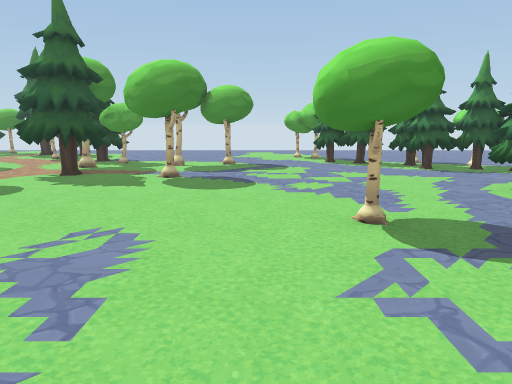
View 1 (above)

19 first-person views from a walk through a scene from a Unity 3-D project. The camera is 1.3 m above the floor, tilts 10° down and sees 70° across. The floor is counted in squares, 1 m on a side. Each view is taken from the middle of a square. On the plan, view 1 faces up. The plan holds only what a view shows up to about 15 squares ahead; the rest is blank. The place goes on beyond the plan. The player character is not drawn.

View 2
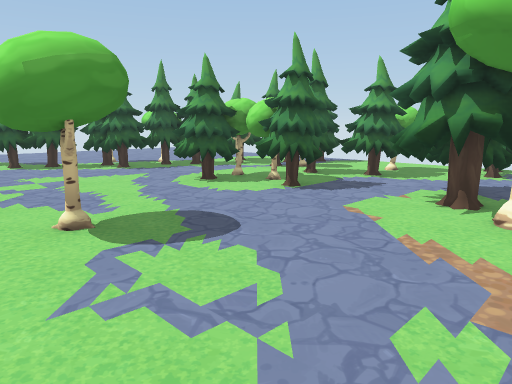

View 3
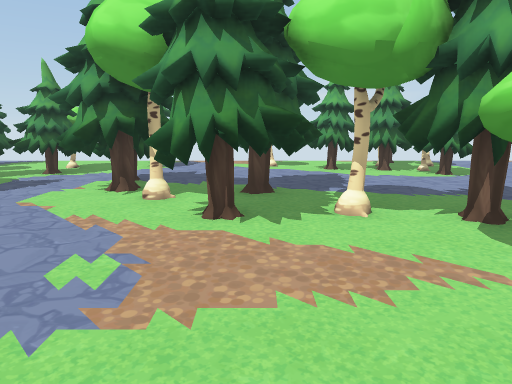

View 4
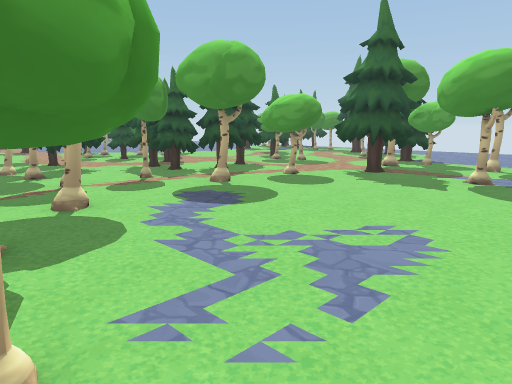

View 5
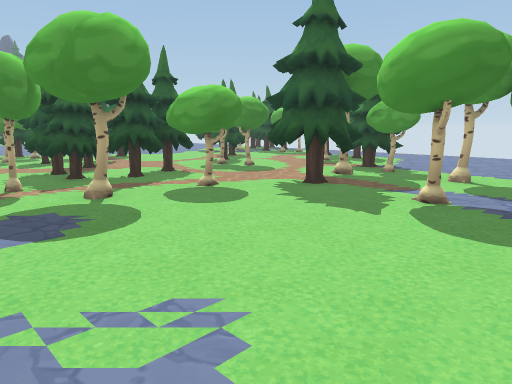

View 6
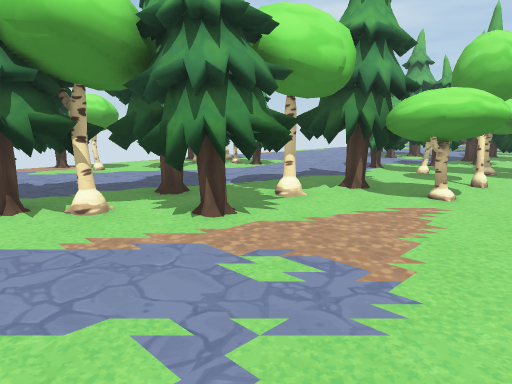

View 7
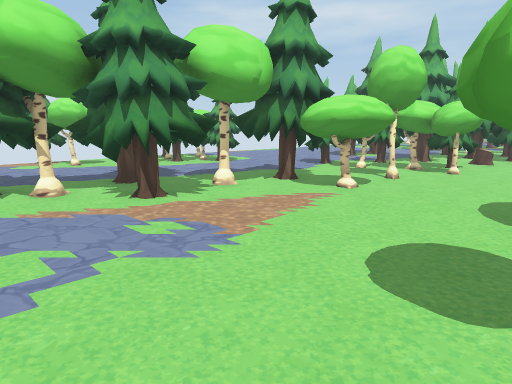

View 8
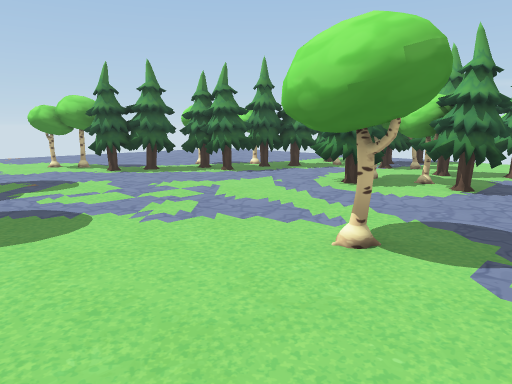

View 9
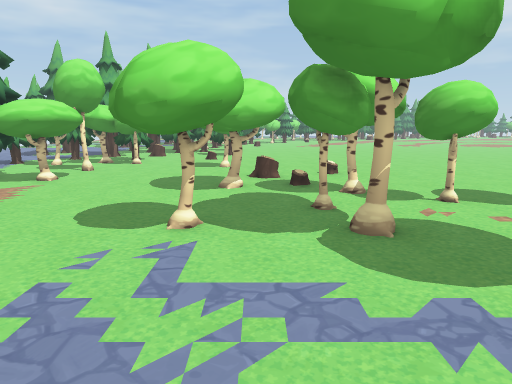

View 10
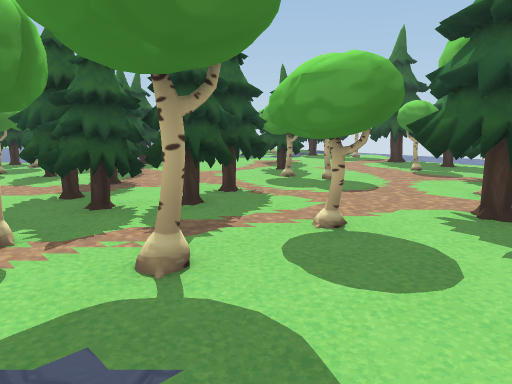

View 11
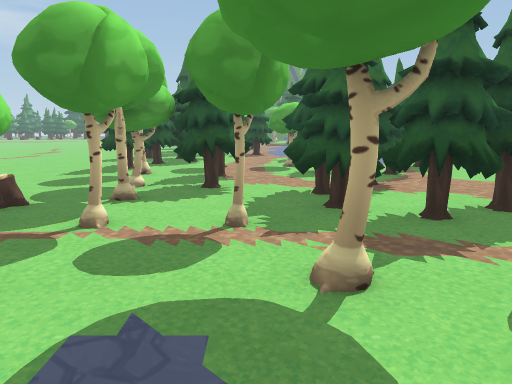

View 12
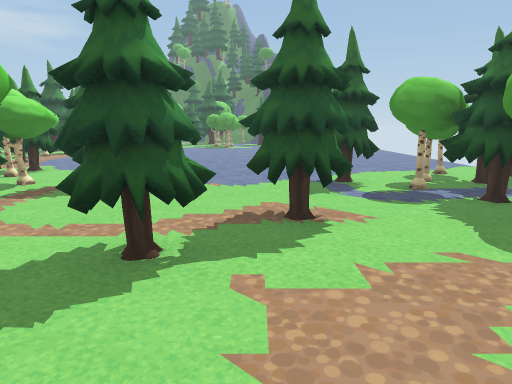

View 13
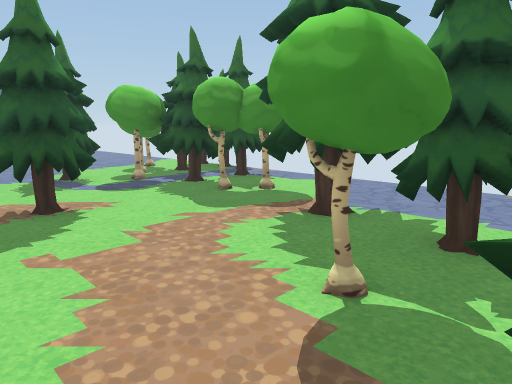

View 14
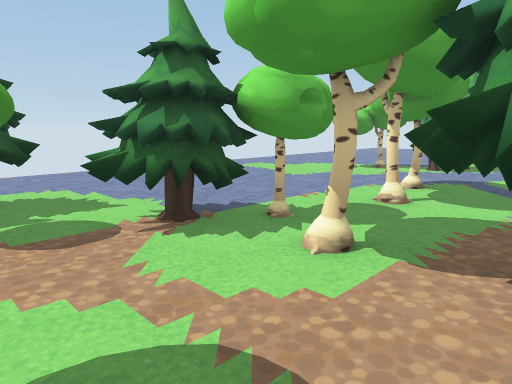

View 15
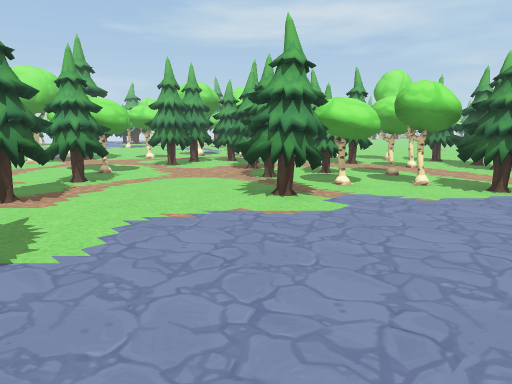

View 16
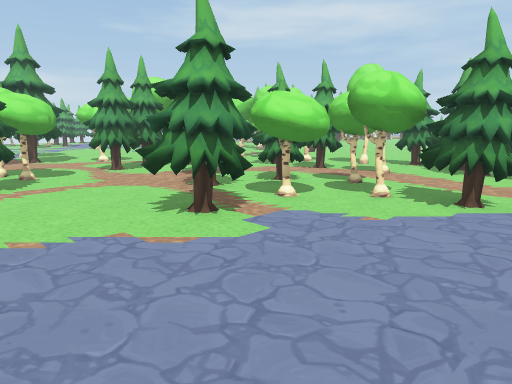

View 17
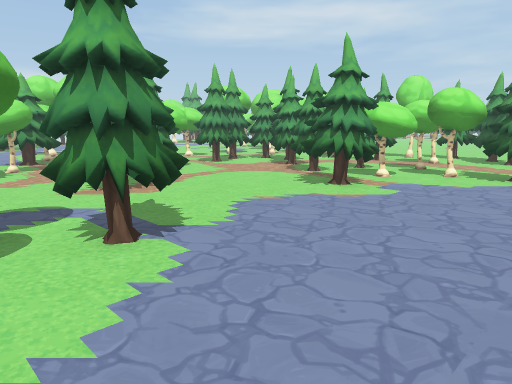

View 18
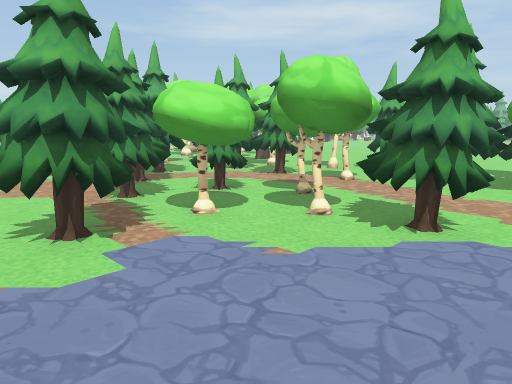

View 19
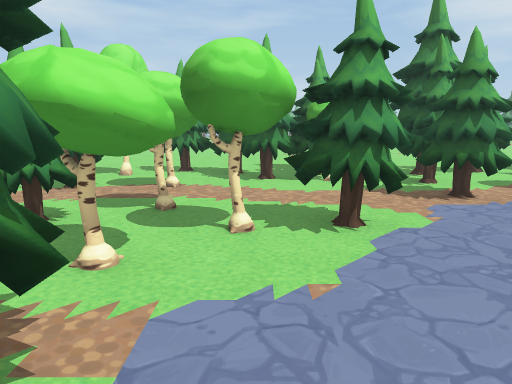

### Floor plan
Key: @ floor where view 1 was taken; # wall or solid block; x gap in a wall; . floor; T tree; H thing the floor can be seen under or through; S stump; O other object.
Columns run from 21 left of view 1 to 14 right of it. Each row starts with its distance up from view 1.
 18 ....##TT##TT  ..... ......
 17  ...T#....TTTTT........#...
 16 ....TT......##. .......##...
 15 .......TT...##TTT......##......
 14 .......TT.....TT#......TTT.#...
 13 .........TT.....#xxx#...TTTT##.
 12 .........T###..#..........TTT#.T
 11 ....TT....##...TT.........TTTT#TT
 10 ....TT.....T...TTT #.........T##O
  9 ....##TT...TT.##T.............TTOO.
  8 ..T###TTTT.TT.##..........TT#.T#OTT
  7 .TT###T.TTTTT.x...........TT#TT  ..
  6 ....##...TTT..#............##TTT  .
  5 T......T.T..#.........##...TT.TT# .
  4 ....##.TTTT...................TT# .
  3 O #T  .T ####...............TT..TTOO
  2  TTTT..#####...#...........TTTT.TTO
  1  TTTTTT....##......#.......#T......
  0  TT..T.....   ..H..#.@...TTTT.....T
 -1   ........    HHHH......TTTTT...##T
 -2   ........     HH ##.....TTTT...##T
 -3   ..... ..  ....HH##.....T#....TT..
 -4   ...       .....   ...##TT....TT..
 -5   ...      .......S....# TT....TT O
 -6           .............#......T# OO
 -7           .........#..........T  #.
 -8           .........x..####TT.......

Positions as (right, up) in squares from view 1, and headings:
1: (0, 0), facing up
2: (0, 0), facing up-right
3: (-1, -1), facing right
4: (0, 0), facing up-left
5: (0, 3), facing up-left
6: (0, 3), facing down-right
7: (-2, 3), facing down-right
8: (-2, 3), facing up-right
9: (-3, 5), facing down
10: (-4, 4), facing up-left
11: (-4, 5), facing left
12: (-8, 14), facing left
13: (-7, 13), facing up-left
14: (-9, 10), facing up-right
15: (-21, 16), facing down-right
16: (-21, 14), facing down-right
17: (-21, 18), facing down-right
18: (-21, 12), facing down-right
19: (-18, 12), facing down
